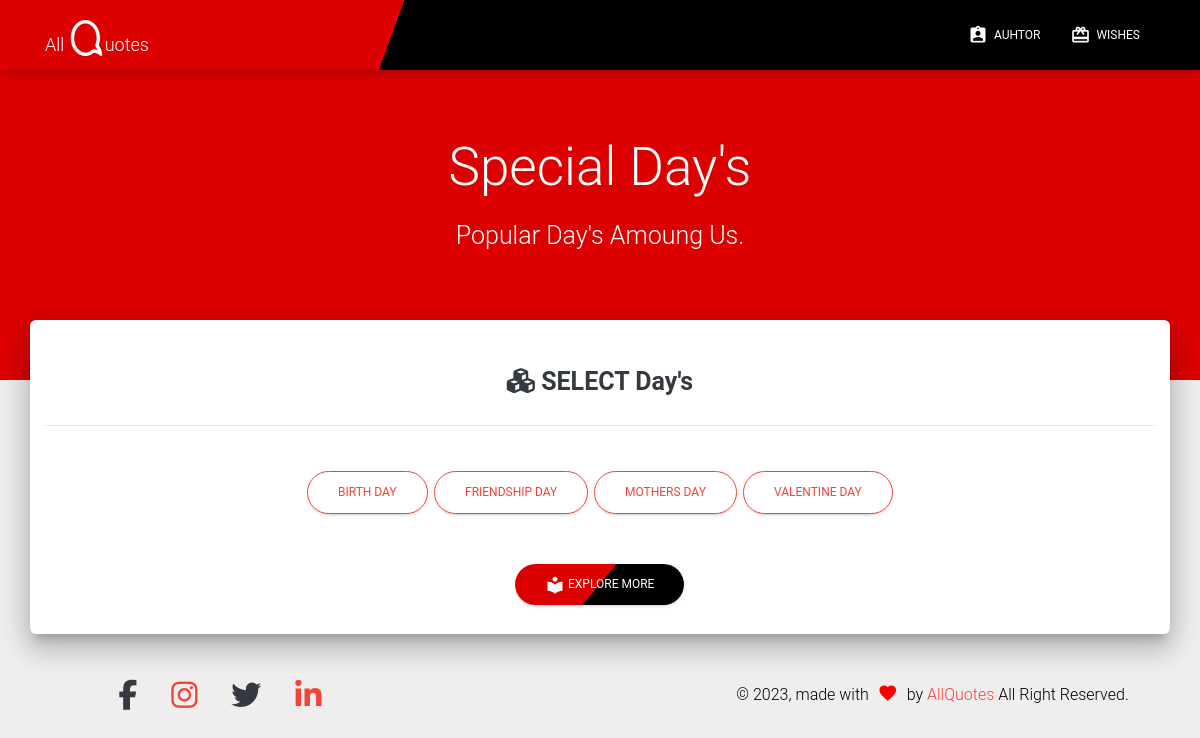
/Special_days/, run on the app's committed database.
### SuperLogin/models.py (models this page shows)
class spcl_type(models.Model):
    catagories = models.CharField(max_length=5000, null=True)
    images = models.ImageField(upload_to='images/')
    def __str__(self):
        return self.catagories

### frontend/views.py (the view)
# urls.py: path('Special_days/', views.Special_days, name="days"),
def Special_days(request):
    days = special_data = spcl_type.objects.all()
    dic = {'days': days}
    return render(request, 'frontend/days_catagory.html/', dic)

### frontend/templates/frontend/days_catagory.html (shortened to what this page needs)
{% extends "frontend/main.html" %}
{% load static %}
{% block body %}
<div class="page-header" data-parallax="true">
    <div class="container">
        <div class="row">
            <div class="col-md-8 ml-auto mr-auto">
                <div class="brand text-center">
                    <h1>
                        Special Day's
                    </h1>
                    <h3 class="d-none d-md-block sameline">Popular Day's Amoung Us.
                    </h3>
                </div>
            </div>
        </div>
    </div>
</div>
<div class="main main-raised ">
    <div class="profile-content">
        <div class="container">
            <div class="row">
                <div class="col-lg-12 col-md-12 col-sm-12 col-xs-12">
                    <br>
                    <h3 class="text-center text-dark col-md-12 col-sm-12 col-lg-12 col-xs-12"><b><i
                                class="fas fa-cubes"></i> SELECT Day's</b></h3>
                </div>
            </div>
            <hr>
            <br>
            <div class="row text-center">
                <div class="col-md-12 col-sm-12 col-lg-12 col-xs-12 mb-12">
                    {% for catag in days %}
                    <a href="{% url 'Days' catag.catagories %}" class="btn btn btn-outline-danger btn-round"
                        name='{{catag}}'>{{catag}}</a>
                    {% endfor %}
                </div>
            </div>
            <br>
            <div class="row my-3">
                <div class="col-md-12 text-center mb-4">
                    <a href="{% url 'days' %}"><button class="btn bg-germi btn-round">
                            <i class="material-icons">local_library </i> Explore More
                        </button></a>
                </div>
            </div>
        </div>
    </div>
</div>
{% endblock %}

### static/assets/css/site.css (style rules this page uses)
.material-icons { font-family: 'Material Icons'; font-weight: normal; font-style: normal; font-size: 20px !important; }
.bg-germi { color: #fff; background: linear-gradient(130deg, #dd0000 50%, #000 50%), linear-gradient(180deg, #000 66%, #000 66%); }
.page-header { background-color : #dd0000; }

### data on the page
spcl_type: catagories "BIRTH DAY"
spcl_type: catagories "FRIENDSHIP DAY"
spcl_type: catagories "MOTHERS DAY"
spcl_type: catagories "VALENTINE DAY"
